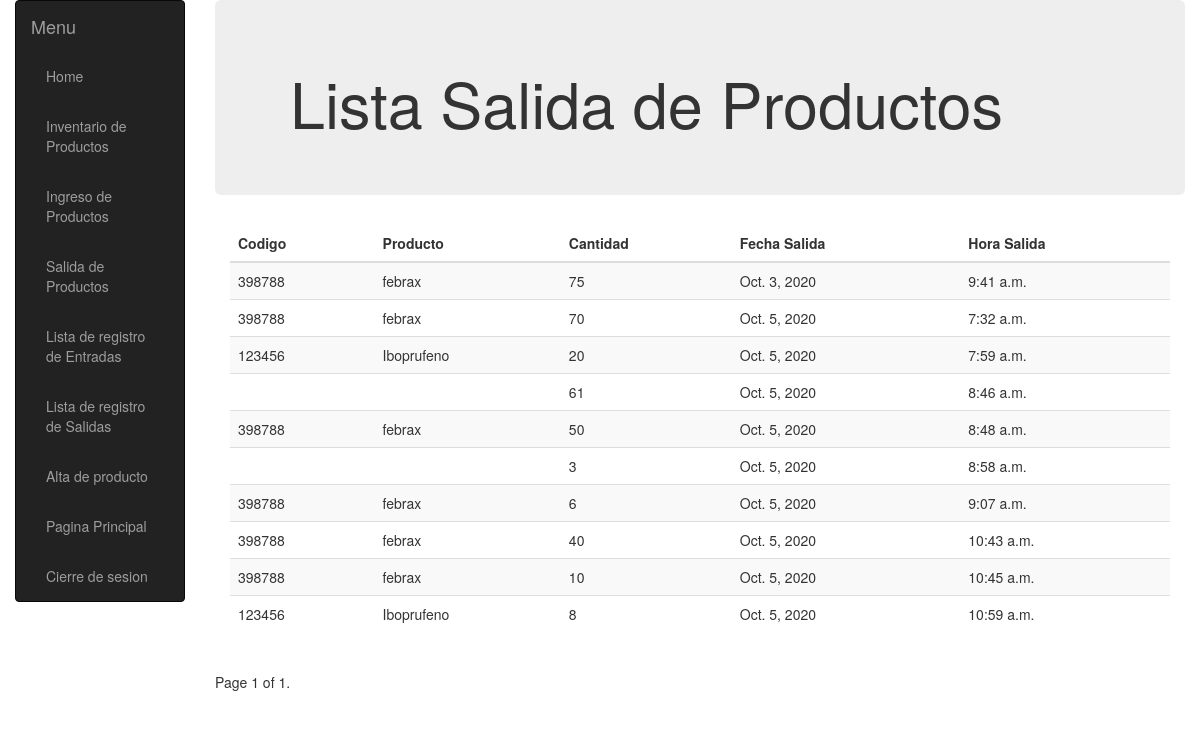
Page /almacen/lsalidas/ (signed in) on the committed database.
### almacen/models.py (models this page shows, shortened)
class regSalida(models.Model):
    inventario=models.ForeignKey('Inventario', on_delete=models.CASCADE, null=True)
    cantidad = models.IntegerField(default=0)
    fecha = models.DateField(null=True, blank=True)
    hora=models.TimeField(null=True, blank=True)
    user = models.ForeignKey(User, on_delete=models.SET_NULL, null=True, blank=True)

class Inventario(models.Model):
    producto=models.ForeignKey('Producto', on_delete=models.CASCADE, null=True)
    cantidad=models.IntegerField(default=0)
    codigob = models.CharField(max_length=200)

class Producto(models.Model):
    id = models.UUIDField(primary_key=True, default=uuid.uuid4, help_text="ID único para este producto")
    nombre = models.CharField(max_length=200)
    descripcion = models.TextField(max_length=1000,  help_text="Ingrese una breve descripción del producto")
    minimo = models.IntegerField(default=0)
    maximo = models.IntegerField(default=0)

### almacen/views.py (the view)
@login_required(login_url='/accounts/login/')
def SalidaListView(request):
    salida_list = regSalida.objects.select_related('inventario__producto')
    paginator = Paginator(salida_list, 10)
    page_number = request.GET.get('page')
    page_obj = paginator.get_page(page_number)
    return render(
        request, 'salidas_list.html',
        {'page_obj': page_obj}
        )

### almacen/templates/salidas_list.html (shortened to what this page needs)
{% extends "base_generic.html" %}
{% block content %}
<div class="jumbotron">
    <div class="container">
<h1>Lista Salida de Productos</h1>
    </div>
</div>
{% if page_obj %}
    <div class="container-fluid">
        <table class="table table-striped table-sm" id="my_entrada">
            <thead>
                <tr>
                    <th>Codigo</th>
                    <th>Producto</th>
                    <th>Cantidad</th>
                    <th>Fecha Salida</th>
                    <th>Hora Salida</th>
                </tr>
            </thead>
        <tbody id="my_registro">
    {% for salida in page_obj %}
       <tr>
           <td>{{ salida.inventario.codigob }}</td>
           <td>{{salida.inventario.producto.nombre}}</td>
           <td> {{salida.cantidad}}</td>
           <td>{{salida.fecha}}</td>
           <td>{{salida.hora}}</td>
           </tr>
    {% endfor %}
  </tbody>
  </table>
  </div>
<div class="pagination">
    <span class="page-links">
        <span class="page-current">
            Page {{ page_obj.number }} of {{ page_obj.paginator.num_pages }}.
        </span>
    </span>
</div>
{% else %}
<p>No hay registro de salidas en el almacen.</p>
{% endif %}
{% endblock %}

### rows in the picture
regSalida: inventario.codigob "398788", inventario.producto.nombre "febrax", cantidad "75", fecha "Oct. 3, 2020", hora "9:41 a.m."
regSalida: inventario.codigob "398788", inventario.producto.nombre "febrax", cantidad "70", fecha "Oct. 5, 2020", hora "7:32 a.m."
regSalida: inventario.codigob "123456", inventario.producto.nombre "Iboprufeno", cantidad "20", fecha "Oct. 5, 2020", hora "7:59 a.m."
regSalida: cantidad "61", fecha "Oct. 5, 2020", hora "8:46 a.m."
regSalida: inventario.codigob "398788", inventario.producto.nombre "febrax", cantidad "50", fecha "Oct. 5, 2020", hora "8:48 a.m."
regSalida: cantidad "3", fecha "Oct. 5, 2020", hora "8:58 a.m."
regSalida: inventario.codigob "398788", inventario.producto.nombre "febrax", cantidad "6", fecha "Oct. 5, 2020", hora "9:07 a.m."
regSalida: inventario.codigob "398788", inventario.producto.nombre "febrax", cantidad "40", fecha "Oct. 5, 2020", hora "10:43 a.m."
regSalida: inventario.codigob "398788", inventario.producto.nombre "febrax", cantidad "10", fecha "Oct. 5, 2020", hora "10:45 a.m."
regSalida: inventario.codigob "123456", inventario.producto.nombre "Iboprufeno", cantidad "8", fecha "Oct. 5, 2020", hora "10:59 a.m."

### other values in the picture
{{ page_obj.number }} "1"
{{ page_obj.paginator.num_pages }} "1"
